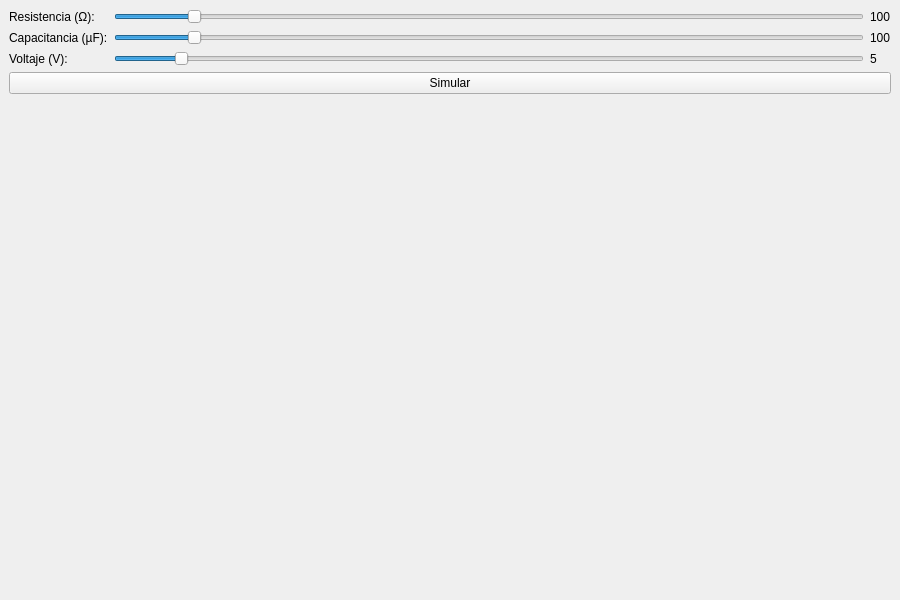
<?xml version="1.0" encoding="UTF-8"?>
<ui version="4.0">
 <class>MainWindow</class>
 <widget class="QMainWindow" name="MainWindow">
  <property name="geometry">
   <rect>
    <x>0</x>
    <y>0</y>
    <width>900</width>
    <height>600</height>
   </rect>
  </property>
  <property name="windowTitle">
   <string>Simulación RC</string>
  </property>
  <widget class="QWidget" name="centralwidget">
   <layout class="QVBoxLayout" name="verticalLayout">
    <item>
     <layout class="QGridLayout" name="gridLayout">
      <item row="0" column="0">
       <widget class="QLabel" name="labelR">
        <property name="text">
         <string>Resistencia (Ω):</string>
        </property>
       </widget>
      </item>
      <item row="0" column="1">
       <widget class="QSlider" name="sliderR">
        <property name="minimum">
         <number>1</number>
        </property>
        <property name="maximum">
         <number>1000</number>
        </property>
        <property name="value">
         <number>100</number>
        </property>
        <property name="orientation">
         <enum>Qt::Horizontal</enum>
        </property>
       </widget>
      </item>
      <item row="0" column="2">
       <widget class="QLabel" name="valueR">
        <property name="text">
         <string>100</string>
        </property>
       </widget>
      </item>
      <item row="1" column="0">
       <widget class="QLabel" name="labelC">
        <property name="text">
         <string>Capacitancia (µF):</string>
        </property>
       </widget>
      </item>
      <item row="1" column="1">
       <widget class="QSlider" name="sliderC">
        <property name="minimum">
         <number>1</number>
        </property>
        <property name="maximum">
         <number>1000</number>
        </property>
        <property name="value">
         <number>100</number>
        </property>
        <property name="orientation">
         <enum>Qt::Horizontal</enum>
        </property>
       </widget>
      </item>
      <item row="1" column="2">
       <widget class="QLabel" name="valueC">
        <property name="text">
         <string>100</string>
        </property>
       </widget>
      </item>
      <item row="2" column="0">
       <widget class="QLabel" name="labelV">
        <property name="text">
         <string>Voltaje (V):</string>
        </property>
       </widget>
      </item>
      <item row="2" column="1">
       <widget class="QSlider" name="sliderV">
        <property name="minimum">
         <number>1</number>
        </property>
        <property name="maximum">
         <number>50</number>
        </property>
        <property name="value">
         <number>5</number>
        </property>
        <property name="orientation">
         <enum>Qt::Horizontal</enum>
        </property>
       </widget>
      </item>
      <item row="2" column="2">
       <widget class="QLabel" name="valueV">
        <property name="text">
         <string>5</string>
        </property>
       </widget>
      </item>
     </layout>
    </item>
    <item>
     <widget class="QPushButton" name="btnSimular">
      <property name="text">
       <string>Simular</string>
      </property>
     </widget>
    </item>
    <item>
     <widget class="QWidget" name="widgetGrafica" native="true"/>
    </item>
    <item>
     <widget class="QLabel" name="label">
      <property name="text">
       <string>&lt;html&gt;&lt;head/&gt;&lt;body&gt;&lt;p&gt;&lt;img src=&quot;:/logo/logo.jpg&quot;/&gt;&lt;/p&gt;&lt;/body&gt;&lt;/html&gt;</string>
      </property>
     </widget>
    </item>
   </layout>
  </widget>
 </widget>
 <resources>
  <include location="logo.qrc"/>
 </resources>
 <connections/>
</ui>
